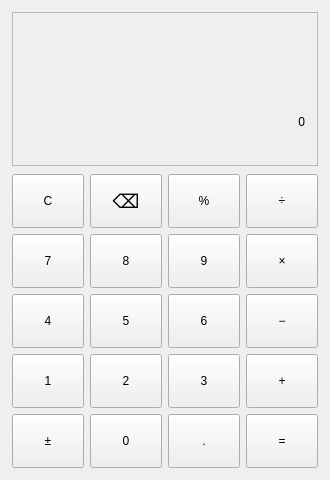
<?xml version="1.0" encoding="UTF-8"?>
<ui version="4.0">
 <class>CalculatorWindow</class>
 <widget class="QWidget" name="CalculatorWindow">
  <property name="geometry">
   <rect>
    <x>0</x>
    <y>0</y>
    <width>330</width>
    <height>480</height>
   </rect>
  </property>
  <property name="minimumSize">
   <size>
    <width>330</width>
    <height>480</height>
   </size>
  </property>
  <property name="maximumSize">
   <size>
    <width>330</width>
    <height>480</height>
   </size>
  </property>
  <property name="windowTitle">
   <string>计算器 - 实验1（带键盘事件）</string>
  </property>
  <layout class="QVBoxLayout" name="mainLayout">
   <property name="spacing">
    <number>8</number>
   </property>
   <property name="leftMargin">
    <number>12</number>
   </property>
   <property name="topMargin">
    <number>12</number>
   </property>
   <property name="rightMargin">
    <number>12</number>
   </property>
   <property name="bottomMargin">
    <number>12</number>
   </property>
   <item>
    <widget class="QFrame" name="displayFrame">
     <property name="minimumSize">
      <size>
       <width>0</width>
       <height>110</height>
      </size>
     </property>
     <property name="frameShape">
      <enum>QFrame::StyledPanel</enum>
     </property>
     <layout class="QVBoxLayout" name="displayLayout">
      <property name="spacing">
       <number>2</number>
      </property>
      <property name="leftMargin">
       <number>12</number>
      </property>
      <property name="topMargin">
       <number>8</number>
      </property>
      <property name="rightMargin">
       <number>12</number>
      </property>
      <property name="bottomMargin">
       <number>10</number>
      </property>
      <item>
       <widget class="QLabel" name="lblExpression">
        <property name="text">
         <string/>
        </property>
        <property name="alignment">
         <set>Qt::AlignRight|Qt::AlignTrailing|Qt::AlignVCenter</set>
        </property>
       </widget>
      </item>
      <item>
       <widget class="QLabel" name="lblDisplay">
        <property name="text">
         <string>0</string>
        </property>
        <property name="alignment">
         <set>Qt::AlignRight|Qt::AlignTrailing|Qt::AlignVCenter</set>
        </property>
       </widget>
      </item>
     </layout>
    </widget>
   </item>
   <item>
    <layout class="QGridLayout" name="buttonGrid">
     <property name="horizontalSpacing">
      <number>6</number>
     </property>
     <property name="verticalSpacing">
      <number>6</number>
     </property>
     <item row="0" column="0">
      <widget class="QPushButton" name="btnClear">
       <property name="minimumSize">
        <size>
         <width>60</width>
         <height>54</height>
        </size>
       </property>
       <property name="focusPolicy">
        <enum>Qt::NoFocus</enum>
       </property>
       <property name="text">
        <string>C</string>
       </property>
       <property name="role" stdset="0">
        <string>function</string>
       </property>
       <property name="calcKey" stdset="0">
        <string>clear</string>
       </property>
      </widget>
     </item>
     <item row="0" column="1">
      <widget class="QPushButton" name="btnBackspace">
       <property name="font">
        <font>
         <family>Segoe UI Symbol</family>
         <pointsize>14</pointsize>
        </font>
       </property>
       <property name="minimumSize">
        <size>
         <width>60</width>
         <height>54</height>
        </size>
       </property>
       <property name="focusPolicy">
        <enum>Qt::NoFocus</enum>
       </property>
       <property name="text">
        <string>⌫</string>
       </property>
       <property name="role" stdset="0">
        <string>function</string>
       </property>
       <property name="calcKey" stdset="0">
        <string>back</string>
       </property>
      </widget>
     </item>
     <item row="0" column="2">
      <widget class="QPushButton" name="btnPercent">
       <property name="minimumSize">
        <size>
         <width>60</width>
         <height>54</height>
        </size>
       </property>
       <property name="focusPolicy">
        <enum>Qt::NoFocus</enum>
       </property>
       <property name="text">
        <string>%</string>
       </property>
       <property name="role" stdset="0">
        <string>function</string>
       </property>
       <property name="calcKey" stdset="0">
        <string>percent</string>
       </property>
      </widget>
     </item>
     <item row="0" column="3">
      <widget class="QPushButton" name="btnDivide">
       <property name="minimumSize">
        <size>
         <width>60</width>
         <height>54</height>
        </size>
       </property>
       <property name="focusPolicy">
        <enum>Qt::NoFocus</enum>
       </property>
       <property name="text">
        <string>÷</string>
       </property>
       <property name="role" stdset="0">
        <string>operator</string>
       </property>
       <property name="calcKey" stdset="0">
        <string>/</string>
       </property>
      </widget>
     </item>
     <item row="1" column="0">
      <widget class="QPushButton" name="btn7">
       <property name="minimumSize">
        <size>
         <width>60</width>
         <height>54</height>
        </size>
       </property>
       <property name="focusPolicy">
        <enum>Qt::NoFocus</enum>
       </property>
       <property name="text">
        <string>7</string>
       </property>
       <property name="calcKey" stdset="0">
        <string>7</string>
       </property>
      </widget>
     </item>
     <item row="1" column="1">
      <widget class="QPushButton" name="btn8">
       <property name="minimumSize">
        <size>
         <width>60</width>
         <height>54</height>
        </size>
       </property>
       <property name="focusPolicy">
        <enum>Qt::NoFocus</enum>
       </property>
       <property name="text">
        <string>8</string>
       </property>
       <property name="calcKey" stdset="0">
        <string>8</string>
       </property>
      </widget>
     </item>
     <item row="1" column="2">
      <widget class="QPushButton" name="btn9">
       <property name="minimumSize">
        <size>
         <width>60</width>
         <height>54</height>
        </size>
       </property>
       <property name="focusPolicy">
        <enum>Qt::NoFocus</enum>
       </property>
       <property name="text">
        <string>9</string>
       </property>
       <property name="calcKey" stdset="0">
        <string>9</string>
       </property>
      </widget>
     </item>
     <item row="1" column="3">
      <widget class="QPushButton" name="btnMultiply">
       <property name="minimumSize">
        <size>
         <width>60</width>
         <height>54</height>
        </size>
       </property>
       <property name="focusPolicy">
        <enum>Qt::NoFocus</enum>
       </property>
       <property name="text">
        <string>×</string>
       </property>
       <property name="role" stdset="0">
        <string>operator</string>
       </property>
       <property name="calcKey" stdset="0">
        <string>*</string>
       </property>
      </widget>
     </item>
     <item row="2" column="0">
      <widget class="QPushButton" name="btn4">
       <property name="minimumSize">
        <size>
         <width>60</width>
         <height>54</height>
        </size>
       </property>
       <property name="focusPolicy">
        <enum>Qt::NoFocus</enum>
       </property>
       <property name="text">
        <string>4</string>
       </property>
       <property name="calcKey" stdset="0">
        <string>4</string>
       </property>
      </widget>
     </item>
     <item row="2" column="1">
      <widget class="QPushButton" name="btn5">
       <property name="minimumSize">
        <size>
         <width>60</width>
         <height>54</height>
        </size>
       </property>
       <property name="focusPolicy">
        <enum>Qt::NoFocus</enum>
       </property>
       <property name="text">
        <string>5</string>
       </property>
       <property name="calcKey" stdset="0">
        <string>5</string>
       </property>
      </widget>
     </item>
     <item row="2" column="2">
      <widget class="QPushButton" name="btn6">
       <property name="minimumSize">
        <size>
         <width>60</width>
         <height>54</height>
        </size>
       </property>
       <property name="focusPolicy">
        <enum>Qt::NoFocus</enum>
       </property>
       <property name="text">
        <string>6</string>
       </property>
       <property name="calcKey" stdset="0">
        <string>6</string>
       </property>
      </widget>
     </item>
     <item row="2" column="3">
      <widget class="QPushButton" name="btnSubtract">
       <property name="minimumSize">
        <size>
         <width>60</width>
         <height>54</height>
        </size>
       </property>
       <property name="focusPolicy">
        <enum>Qt::NoFocus</enum>
       </property>
       <property name="text">
        <string>−</string>
       </property>
       <property name="role" stdset="0">
        <string>operator</string>
       </property>
       <property name="calcKey" stdset="0">
        <string>-</string>
       </property>
      </widget>
     </item>
     <item row="3" column="0">
      <widget class="QPushButton" name="btn1">
       <property name="minimumSize">
        <size>
         <width>60</width>
         <height>54</height>
        </size>
       </property>
       <property name="focusPolicy">
        <enum>Qt::NoFocus</enum>
       </property>
       <property name="text">
        <string>1</string>
       </property>
       <property name="calcKey" stdset="0">
        <string>1</string>
       </property>
      </widget>
     </item>
     <item row="3" column="1">
      <widget class="QPushButton" name="btn2">
       <property name="minimumSize">
        <size>
         <width>60</width>
         <height>54</height>
        </size>
       </property>
       <property name="focusPolicy">
        <enum>Qt::NoFocus</enum>
       </property>
       <property name="text">
        <string>2</string>
       </property>
       <property name="calcKey" stdset="0">
        <string>2</string>
       </property>
      </widget>
     </item>
     <item row="3" column="2">
      <widget class="QPushButton" name="btn3">
       <property name="minimumSize">
        <size>
         <width>60</width>
         <height>54</height>
        </size>
       </property>
       <property name="focusPolicy">
        <enum>Qt::NoFocus</enum>
       </property>
       <property name="text">
        <string>3</string>
       </property>
       <property name="calcKey" stdset="0">
        <string>3</string>
       </property>
      </widget>
     </item>
     <item row="3" column="3">
      <widget class="QPushButton" name="btnAdd">
       <property name="minimumSize">
        <size>
         <width>60</width>
         <height>54</height>
        </size>
       </property>
       <property name="focusPolicy">
        <enum>Qt::NoFocus</enum>
       </property>
       <property name="text">
        <string>+</string>
       </property>
       <property name="role" stdset="0">
        <string>operator</string>
       </property>
       <property name="calcKey" stdset="0">
        <string>+</string>
       </property>
      </widget>
     </item>
     <item row="4" column="0">
      <widget class="QPushButton" name="btnSign">
       <property name="minimumSize">
        <size>
         <width>60</width>
         <height>54</height>
        </size>
       </property>
       <property name="focusPolicy">
        <enum>Qt::NoFocus</enum>
       </property>
       <property name="text">
        <string>±</string>
       </property>
       <property name="role" stdset="0">
        <string>function</string>
       </property>
       <property name="calcKey" stdset="0">
        <string>neg</string>
       </property>
      </widget>
     </item>
     <item row="4" column="1">
      <widget class="QPushButton" name="btn0">
       <property name="minimumSize">
        <size>
         <width>60</width>
         <height>54</height>
        </size>
       </property>
       <property name="focusPolicy">
        <enum>Qt::NoFocus</enum>
       </property>
       <property name="text">
        <string>0</string>
       </property>
       <property name="calcKey" stdset="0">
        <string>0</string>
       </property>
      </widget>
     </item>
     <item row="4" column="2">
      <widget class="QPushButton" name="btnDot">
       <property name="minimumSize">
        <size>
         <width>60</width>
         <height>54</height>
        </size>
       </property>
       <property name="focusPolicy">
        <enum>Qt::NoFocus</enum>
       </property>
       <property name="text">
        <string>.</string>
       </property>
       <property name="calcKey" stdset="0">
        <string>dot</string>
       </property>
      </widget>
     </item>
     <item row="4" column="3">
      <widget class="QPushButton" name="btnEqual">
       <property name="minimumSize">
        <size>
         <width>60</width>
         <height>54</height>
        </size>
       </property>
       <property name="focusPolicy">
        <enum>Qt::NoFocus</enum>
       </property>
       <property name="text">
        <string>=</string>
       </property>
       <property name="role" stdset="0">
        <string>equal</string>
       </property>
       <property name="calcKey" stdset="0">
        <string>=</string>
       </property>
      </widget>
     </item>
    </layout>
   </item>
  </layout>
 </widget>
 <resources/>
 <connections/>
</ui>
